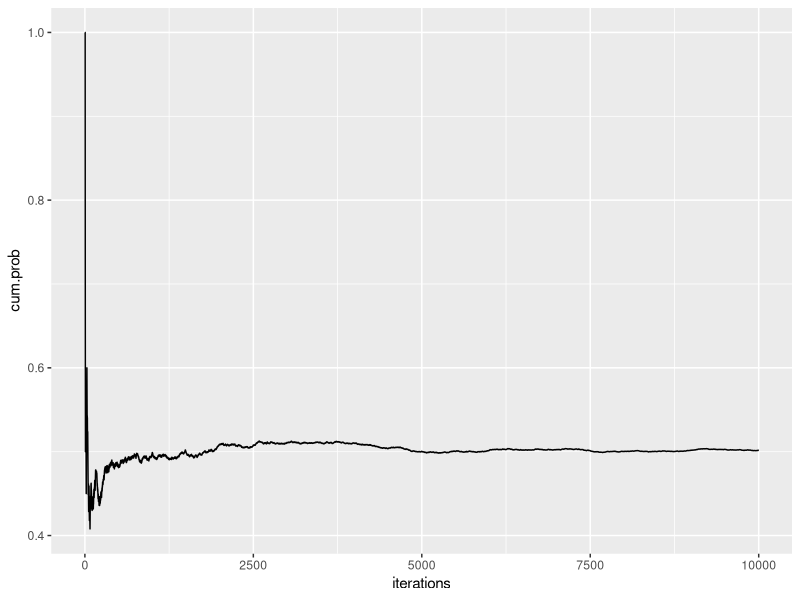
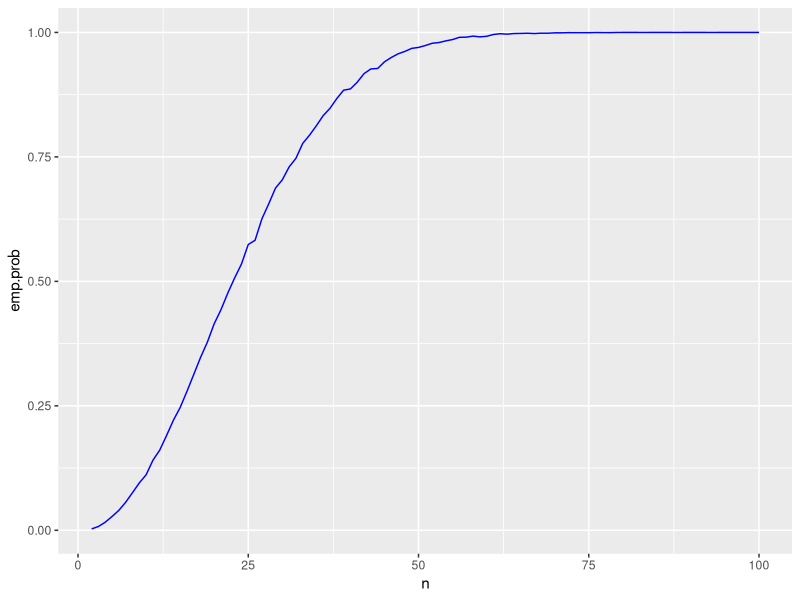

Reproduce these figures in R, in order.
## ---- chunk 1
knitr::opts_chunk$set(echo = TRUE,
                      message = FALSE, 
                      warning = FALSE,
                      comment = NA)
set.seed(2738952)
## ---- chunk 2
library(tidyverse)
## ---- chunk 3
 #Number of simulations
n_sim <- 10000


sim_A <- replicate(n_sim, {
  rolls <- sample(1:6, 4, replace = TRUE)
  any(rolls == 6)  
})

## ---- chunk 4

sim_B <- replicate(n_sim, {
  rolls <- replicate(24, sample(1:6, 2, replace = TRUE))  
  six_pairs <- sum(rowSums(rolls == 6) == 2)  
  six_pairs >= 1  
})

prob_A <- mean(sim_A)  
prob_B <- mean(sim_B) 

prob_A
prob_B
## ---- chunk 5


flip <- function(n = 1) {
  sample(c("H", "T"), size = n, replace = TRUE)
}

set.seed(42)  
toss.df <- data.frame(toss = unlist(replicate(10000, flip(1)), use.names = FALSE))


toss.df <- toss.df %>%
  mutate(iterations = row_number(),
         heads = ifelse(toss == "H", 1, 0),  
         cum.prob = cumsum(heads) / iterations)  

ggplot(toss.df, aes(x = iterations, y = cum.prob)) +
  geom_line()
## ---- chunk 6
#create a fuction bday.match(n) which will check whether there is a birthday match in a year between `n` individuals

bday.match <- function(n) {
  birthdays <- sample(1:365, n, replace = TRUE)  # Generate n random birthdays
  any(duplicated(birthdays))  # Check if there's at least one duplicate
}
# For (a) check probability of match for 23 people
emp.23 <- mean(replicate(100000, bday.match(23)))
emp.23

#(b)
emp.70 <- mean(replicate(n_sim, bday.match(70)))
# Here're the steps to create the dataframe needed for part (c)
nmat <- matrix(c(2:100))
event.results <- replicate(10000, apply(nmat, 1, bday.match))
emp.results <- apply(event.results, 1, mean)
emp.results.df <- data.frame(n = nmat, emp.prob = emp.results)


ggplot(emp.results.df, aes(x = n, y = emp.prob)) +
  geom_line(color = "blue")


